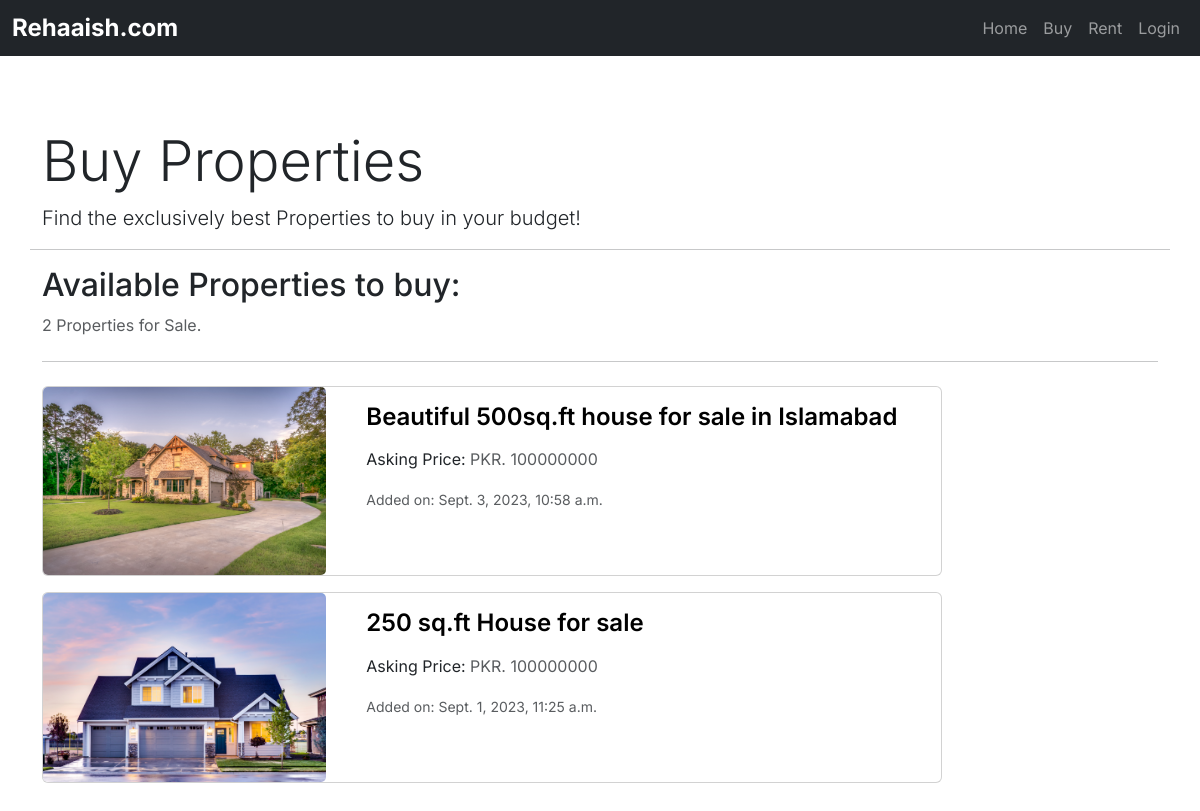
The app's page /buy/, older data.
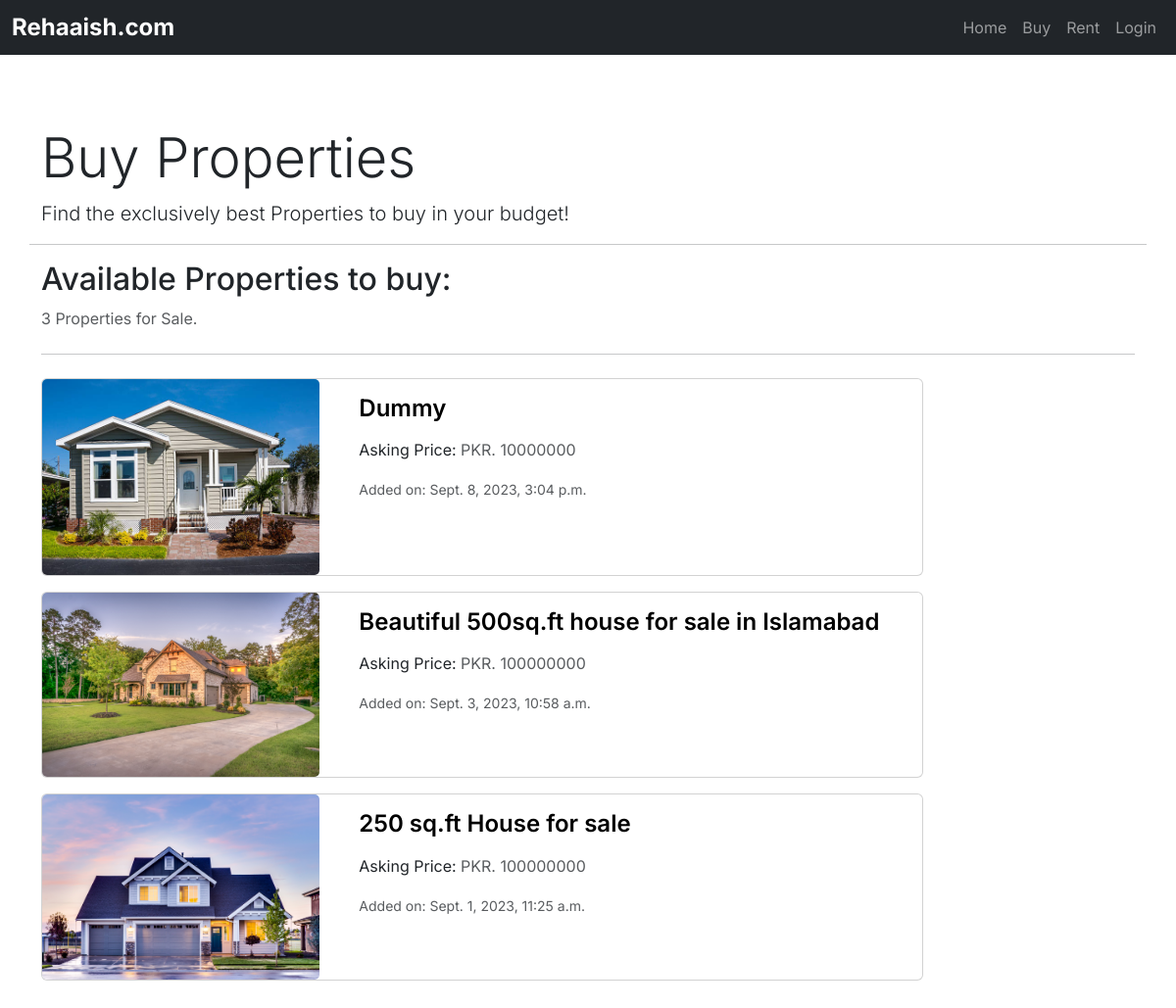
The same page, newer data.
### market/models.py (models this page shows, shortened)
class Property(models.Model):
    UNIT_CHOICES = [
        ("Square feet", "sq.ft"),
        ("Square meters", "sq.m"),
        ("Marla", "marla"),
        ("Kanal", "kanal"),
    ]
    SALE_CHOICES = [
        ("Sell", "Sell"),
        ("Rent", "Rent"),
    ]
    PROVINCE_CHOICES = [
        ("Sindh", "Sindh"),
        ("Punjab", "Punjab"),
        ("Balochistan", "Balochistan"),
        ("KPK", "KPK"),
    ]
    title = models.CharField(max_length=300, blank=True, null=True)
    owner = models.ForeignKey(
        settings.AUTH_USER_MODEL, on_delete=models.CASCADE, blank=True, null=True)
    type = models.ForeignKey(
        PropertyType, on_delete=models.CASCADE, related_name="property", blank=True, null=True)
    sale_type = models.CharField(
        max_length=10, choices=SALE_CHOICES, blank=True, null=True)
    address = models.CharField(max_length=500, blank=True, null=True)
    price = models.IntegerField(blank=True, null=True)
    size = models.IntegerField(blank=True, null=True)
    size_unit = models.CharField(
        choices=UNIT_CHOICES, blank=True, null=True, max_length=100)
    description = models.TextField(blank=True, null=True)
    province = models.CharField(
        choices=PROVINCE_CHOICES, max_length=40, null=True, blank=True)
    city = models.ForeignKey(
        City, on_delete=models.CASCADE, related_name="property_city", null=True, blank=True)
    area = models.ForeignKey(
        Area, on_delete=models.CASCADE, related_name="area", null=True, blank=True)
    added_at = models.DateTimeField(
        default=timezone.now, blank=True, null=True)

class PropertyImage(models.Model):
    property = models.ForeignKey(
        Property, on_delete=models.CASCADE, related_name="property_pics")
    file = models.FileField(blank=True, upload_to=property_pic_path, verbose_name="Files",
                            validators=[validate_file_size], help_text="Allowed size is 50MB", null=True)

### market/views.py (the view)
# urls.py: path('buy/', BuyView, name="buy"),
def BuyView(request):
    listings = Property.objects.filter(sale_type="Sell").order_by("-added_at")
    quantity = listings.count()
    property_noun = "Property"
    if (quantity > 1):
        property_noun = "Properties"
    return render(request, 'market/buy.html', {'listings': listings, 'property_noun': property_noun, 'quantity': quantity})

### market/templates/market/buy.html (shortened to what this page needs)
{% extends 'market/base.html' %}
{% block content %}
<section class="container mt-5">
  <div class="row">
    <div class="col-md-8">
      <h1 class="display-4">Buy Properties</h1>
      <p class="lead">Find the exclusively best Properties to buy in your budget!</p>
    </div>
    <hr>
    <div>
      <h2 class="mb-2">Available Properties to buy:</h2>
      <p class="text-muted mb-4">{{ quantity }} {{property_noun}} for Sale.</p>
      <hr class="mb-4">
      {% if listings %}
        <div>
            {% for i in listings %}
                <div class="card mb-3" style="max-width: 900px;">
                <div class="row no-gutters">
                    <div class="col-md-4">
                    <img src="{% if i.property_pics.first.file %}{{ i.property_pics.first.file.url }}{% else %}https://static.vecteezy.com/system/resources/previews/014/554/760/original/man-profile-negative-photo-anonymous-silhouette-human-head-businessman-worker-support-illustration-vector.jpg{% endif %}"  class="card-img img-fluid" style="object-fit: cover; height: 100%; max-height: 200px;" alt="">
                    </div>
                    <div class="col-md-8">
                    <div class="card-body">
                        <a href="{% url 'market:listing_data' i.id %}" class="listing-title">
                          <h4 class="card-title">{{ i.title }}</h4>
                        </a>
                        <p class="card-text">Asking Price: <span class="text-muted">PKR. {{ i.price }}</span></p>
                        <div ><small class="text-muted">Added on: {{ i.added_at }}</small></div>
                    </div>
                    </div>
                </div>
                </div>
            {% endfor %}
        </div>
      {% endif %}
    </div>
  </div>
</section>
{% endblock %}

Row changes from the older to the newer data that the page shows:
added Property: id.file (picture), title "Dummy", price "10000000", added_at "Sept. 8, 2023, 3:04 p.m."
Text that changed along with them:
{{ quantity }}: "2" → "3"
